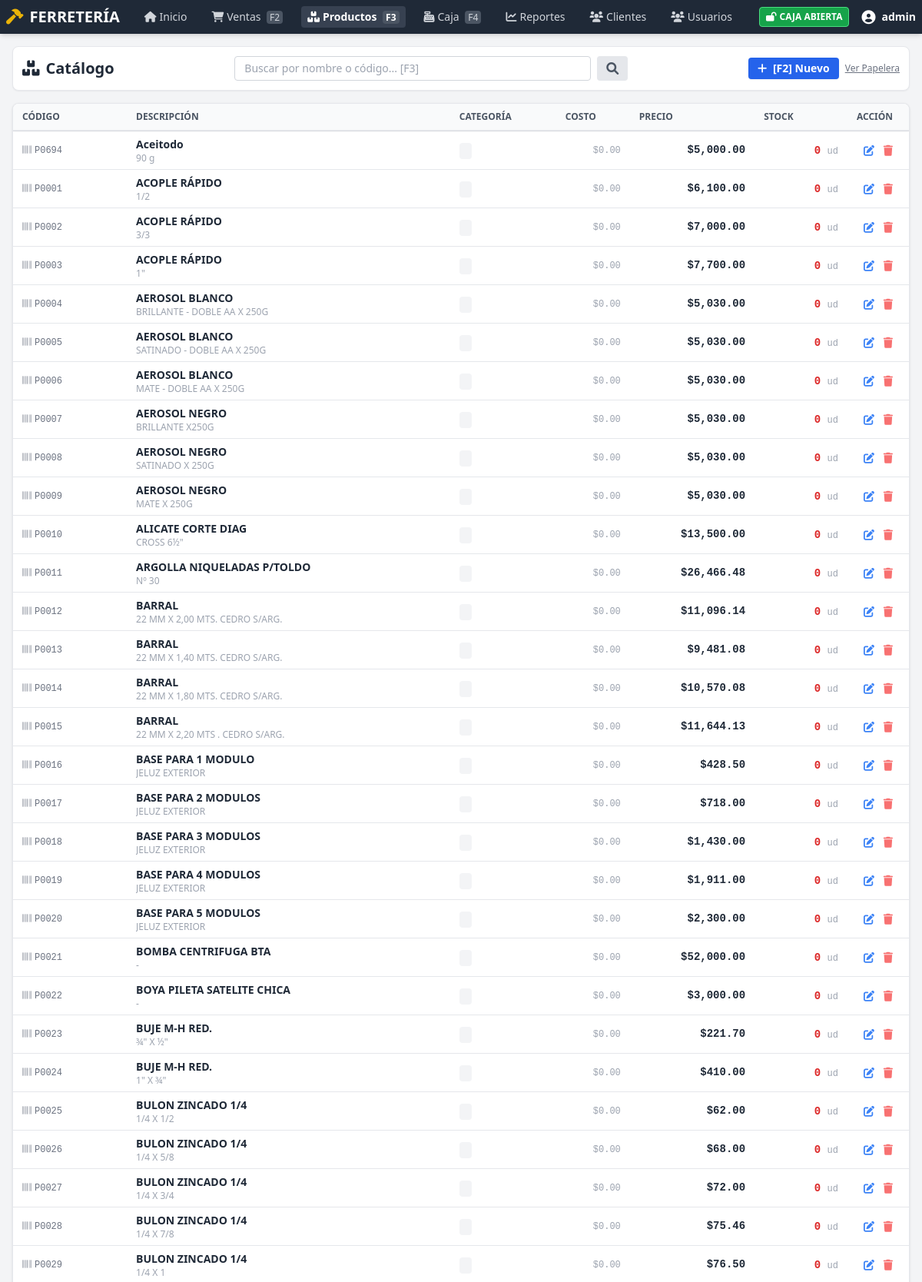
The app's page /public/products.php (signed in, upper part) with its own data.
### tables this page shows
CREATE TABLE `productos` (
  `id` int(11) NOT NULL,
  `nombre` varchar(200) NOT NULL,
  `descripcion` text DEFAULT NULL,
  `codigo_barra` varchar(50) DEFAULT NULL,
  `modelo` varchar(100) DEFAULT NULL,
  `categoria_id` int(11) DEFAULT NULL,
  `marca_id` int(11) DEFAULT NULL,
  `unidad_medida_id` int(11) DEFAULT 1,
  `proveedor_id` int(11) DEFAULT NULL,
  `precio` decimal(10,2) NOT NULL DEFAULT 0.00,
  `precio_costo` decimal(10,2) DEFAULT 0.00,
  `margen_ganancia` decimal(5,2) DEFAULT 30.00,
  `stock` decimal(10,3) NOT NULL DEFAULT 0.000,
  `unidad_medida` varchar(20) DEFAULT 'unid',
  `stock_minimo` decimal(10,3) NOT NULL DEFAULT 0.000,
  `ubicacion_deposito` varchar(50) DEFAULT NULL,
  `imagen` varchar(255) DEFAULT NULL,
  `activo` tinyint(1) DEFAULT 1,
  `deleted_at` timestamp NULL DEFAULT NULL,
  `created_at` timestamp NOT NULL DEFAULT current_timestamp(),
  `updated_at` timestamp NOT NULL DEFAULT current_timestamp() ON UPDATE current_timestamp()
);

CREATE TABLE `unidades_medida` (
  `id` int(11) NOT NULL,
  `nombre` varchar(50) NOT NULL,
  `abreviatura` varchar(10) NOT NULL,
  `tipo` enum('unidad','longitud','peso','volumen','area','otro') DEFAULT 'unidad',
  `activo` tinyint(1) DEFAULT 1
);

### app/helpers.php (called while the page is built, shortened)
<?php
if (!function_exists('checkAdmin')) {
    function checkAdmin()
    {
        return isset($_SESSION['role']) && $_SESSION['role'] === 'admin';
    }
}

### public/products.php (the view, shortened to what this page needs)
<?php
require_once __DIR__ . '/../app/bootstrap.php';
$is_admin = checkAdmin();
$can_manage_products = $is_admin || hasRole('kiosquero');
$show_deleted = isset($_GET['show_deleted']) && $_GET['show_deleted'] == '1' && $is_admin;
$search = $_GET['q'] ?? '';
$sql = "SELECT p.*, c.nombre as categoria, u.abreviatura as unidad
        FROM productos p
        LEFT JOIN categorias c ON p.categoria_id = c.id
        LEFT JOIN unidades_medida u ON p.unidad_medida_id = u.id
        WHERE ";
if ($show_deleted) {
    $sql .= "p.deleted_at IS NOT NULL";
} else {
    $sql .= "p.deleted_at IS NULL";
}
$sql .= " ORDER BY p.nombre LIMIT 100";
$stmt = $pdo->prepare($sql);
$stmt->execute();
$productos = $stmt->fetchAll(PDO::FETCH_ASSOC);
?>
<!DOCTYPE html>
<html lang="es">
<head>
    <script src="assets/js/tailwindcss.js"></script>
    <link href="assets/css/fontawesome.min.css" rel="stylesheet">
</head>
<body class="bg-gray-100 flex flex-col min-h-screen pb-10">
    <?php include __DIR__ . '/../includes/nav.php'; ?>
    <div class="max-w-7xl mx-auto px-4 py-4 w-full flex-1">
        <div class="flex justify-between items-center mb-4 bg-white p-3 rounded-lg shadow-sm border border-gray-200">
            <h1 class="text-xl font-bold text-gray-800"><i class="fas fa-boxes mr-2"></i>Catálogo</h1>
            <form action="" method="GET" class="flex-1 max-w-lg mx-6 flex gap-2">
                <input type="text" name="q" value="<?php echo htmlspecialchars($search); ?>"
                       class="flex-1 border border-gray-300 rounded px-3 py-1 text-sm focus:ring-2 focus:ring-blue-500"
                       placeholder="Buscar por nombre o código... [F3]" id="search_input">
                <button type="submit" class="bg-gray-200 px-3 py-1 rounded hover:bg-gray-300 text-gray-600"><i class="fas fa-search"></i></button>
            </form>
            <div class="flex gap-2">
                <?php if ($can_manage_products): ?>
                    <button onclick="openModal()" class="bg-blue-600 text-white px-3 py-1 rounded text-sm font-bold hover:bg-blue-700 shadow-sm">
                        <i class="fas fa-plus mr-1"></i> [F2] Nuevo
                    </button>
                <?php endif; ?>
                <?php if ($is_admin): ?>
                    <a href="?show_deleted=<?php echo $show_deleted ? '0' : '1'; ?>" class="text-xs text-gray-500 hover:text-red-500 underline flex items-center">
                        <?php echo $show_deleted ? 'Ocultar Eliminados' : 'Ver Papelera'; ?>
                    </a>
                <?php endif; ?>
            </div>
        </div>
        <div class="bg-white rounded-lg shadow border border-gray-200 overflow-hidden">
            <div class="overflow-x-auto max-h-[70vh]">
                <table class="dense-table" id="products_table">
                    <thead class="sticky top-0 shadow-sm">
                        <tr>
                            <th class="w-32">Código</th>
                            <th>Descripción</th>
                            <th>Categoría</th>
                            <th class="text-right">Costo</th>
                            <th class="text-right">Precio</th>
                            <th class="text-right">Stock</th>
                            <th class="w-20 text-center">Acción</th>
                        </tr>
                    </thead>
                    <tbody>
                        <?php foreach ($productos as $p): ?>
                            <tr class="group cursor-default hover:bg-gray-50 transition-colors" data-id="<?php echo $p['id']; ?>">
                                <td class="font-mono-num text-xs text-gray-500">
                                    <?php echo $p['codigo_barra'] ? '<i class="fas fa-barcode mr-1 opacity-50"></i>'.$p['codigo_barra'] : '-'; ?>
                                </td>
                                <td>
                                    <div class="font-semibold text-gray-800"><?php echo htmlspecialchars($p['nombre']); ?></div>
                                    <div class="text-xs text-gray-400 truncate w-64"><?php echo htmlspecialchars($p['descripcion']); ?></div>
                                </td>
                                <td><span class="text-xs bg-gray-100 px-2 py-0.5 rounded text-gray-600"><?php echo $p['categoria']; ?></span></td>
                                <td class="text-right font-mono-num text-xs text-gray-400">$<?php echo number_format($p['precio_costo'], 2); ?></td>
                                <td class="text-right font-mono-num font-bold text-gray-800">$<?php echo number_format($p['precio'], 2); ?></td>
                                <td class="text-right">
                                    <span class="font-mono-num font-bold <?php echo $p['stock'] <= $p['stock_minimo'] ? 'text-red-600' : 'text-green-600'; ?>">
                                        <?php echo round($p['stock'], 3); ?> <span class="text-xs font-normal text-gray-400"><?php echo $p['unidad'] ?? 'u'; ?></span>
                                    </span>
                                </td>
                                <td class="text-center">
                                    <?php if ($can_manage_products && !$p['deleted_at']): ?>
                                        <button onclick='editProduct(<?php echo json_encode($p); ?>)' class="text-blue-500 hover:text-blue-700 mx-1" title="Editar [Enter]"><i class="fas fa-edit"></i></button>
                                        <button onclick="confirmDelete(<?php echo $p['id']; ?>, '<?php echo addslashes($p['nombre']); ?>')" class="text-red-400 hover:text-red-600 mx-1" title="Eliminar"><i class="fas fa-trash"></i></button>
                                    <?php endif; ?>
                                </td>
                            </tr>
                        <?php endforeach; ?>
                    </tbody>
                </table>
            </div>
        </div>
    </div>
</body>
</html>

### public/assets/css/styles.css (style rules this page uses)
:root { --primary-color: #4f46e5; --secondary-color: #1f2937; --accent-color: #eab308; --bg-color: #f3f4f6; --text-color: #111827; }
body { background-color: var(--bg-color); color: var(--text-color); font-family: ui-sans-serif, system-ui, -apple-system, BlinkMacSystemFont, "Segoe UI", Roboto, "Helvetica Neue", Arial, sans-serif; }
.dense-table { width: 100%; border-collapse: collapse; font-size: 0.875rem; }
.dense-table th { background-color: #f9fafb; color: #4b5563; font-weight: 600; text-transform: uppercase; font-size: 0.75rem; padding: 0.5rem 0.75rem; border-bottom: 2px solid #e5e7eb; text-align: left; }
.dense-table td { padding: 0.375rem 0.75rem; border-bottom: 1px solid #e5e7eb; white-space: nowrap; }
.font-mono-num { font-family: ui-monospace, SFMono-Regular, Menlo, Monaco, Consolas, "Liberation Mono", "Courier New", monospace; font-variant-numeric: tabular-nums; }

### records on screen
productos: codigo_barra "P0694", nombre "Aceitodo", descripcion "90 g", precio_costo "0.00", precio "5,000.00", stock "0", unidad_medida.abreviatura "ud"
productos: codigo_barra "P0001", nombre "ACOPLE RÁPIDO", descripcion "1/2", precio_costo "0.00", precio "6,100.00", stock "0", unidad_medida.abreviatura "ud"
productos: codigo_barra "P0002", nombre "ACOPLE RÁPIDO", descripcion "3/3", precio_costo "0.00", precio "7,000.00", stock "0", unidad_medida.abreviatura "ud"
productos: codigo_barra "P0003", nombre "ACOPLE RÁPIDO", descripcion "1\"", precio_costo "0.00", precio "7,700.00", stock "0", unidad_medida.abreviatura "ud"
productos: codigo_barra "P0004", nombre "AEROSOL BLANCO", descripcion "BRILLANTE - DOBLE AA X 250G", precio_costo "0.00", precio "5,030.00", stock "0", unidad_medida.abreviatura "ud"
productos: codigo_barra "P0005", nombre "AEROSOL BLANCO", descripcion "SATINADO - DOBLE AA X 250G", precio_costo "0.00", precio "5,030.00", stock "0", unidad_medida.abreviatura "ud"
productos: codigo_barra "P0006", nombre "AEROSOL BLANCO", descripcion "MATE - DOBLE AA X 250G", precio_costo "0.00", precio "5,030.00", stock "0", unidad_medida.abreviatura "ud"
productos: codigo_barra "P0007", nombre "AEROSOL NEGRO", descripcion "BRILLANTE X250G", precio_costo "0.00", precio "5,030.00", stock "0", unidad_medida.abreviatura "ud"
productos: codigo_barra "P0008", nombre "AEROSOL NEGRO", descripcion "SATINADO X 250G", precio_costo "0.00", precio "5,030.00", stock "0", unidad_medida.abreviatura "ud"
productos: codigo_barra "P0009", nombre "AEROSOL NEGRO", descripcion "MATE X 250G", precio_costo "0.00", precio "5,030.00", stock "0", unidad_medida.abreviatura "ud"
productos: codigo_barra "P0010", nombre "ALICATE CORTE DIAG", descripcion "CROSS 6½\"", precio_costo "0.00", precio "13,500.00", stock "0", unidad_medida.abreviatura "ud"
productos: codigo_barra "P0011", nombre "ARGOLLA NIQUELADAS P/TOLDO", descripcion "Nº 30", precio_costo "0.00", precio "26,466.48", stock "0", unidad_medida.abreviatura "ud"
productos: codigo_barra "P0012", nombre "BARRAL", descripcion "22 MM X 2,00 MTS. CEDRO S/ARG.", precio_costo "0.00", precio "11,096.14", stock "0", unidad_medida.abreviatura "ud"
productos: codigo_barra "P0013", nombre "BARRAL", descripcion "22 MM X 1,40 MTS. CEDRO S/ARG.", precio_costo "0.00", precio "9,481.08", stock "0", unidad_medida.abreviatura "ud"
productos: codigo_barra "P0014", nombre "BARRAL", descripcion "22 MM X 1,80 MTS. CEDRO S/ARG.", precio_costo "0.00", precio "10,570.08", stock "0", unidad_medida.abreviatura "ud"
productos: codigo_barra "P0015", nombre "BARRAL", descripcion "22 MM X 2,20 MTS . CEDRO S/ARG.", precio_costo "0.00", precio "11,644.13", stock "0", unidad_medida.abreviatura "ud"
productos: codigo_barra "P0016", nombre "BASE PARA 1 MODULO", descripcion "JELUZ EXTERIOR", precio_costo "0.00", precio "428.50", stock "0", unidad_medida.abreviatura "ud"
productos: codigo_barra "P0017", nombre "BASE PARA 2 MODULOS", descripcion "JELUZ EXTERIOR", precio_costo "0.00", precio "718.00", stock "0", unidad_medida.abreviatura "ud"
productos: codigo_barra "P0018", nombre "BASE PARA 3 MODULOS", descripcion "JELUZ EXTERIOR", precio_costo "0.00", precio "1,430.00", stock "0", unidad_medida.abreviatura "ud"
productos: codigo_barra "P0019", nombre "BASE PARA 4 MODULOS", descripcion "JELUZ EXTERIOR", precio_costo "0.00", precio "1,911.00", stock "0", unidad_medida.abreviatura "ud"
productos: codigo_barra "P0020", nombre "BASE PARA 5 MODULOS", descripcion "JELUZ EXTERIOR", precio_costo "0.00", precio "2,300.00", stock "0", unidad_medida.abreviatura "ud"
productos: codigo_barra "P0021", nombre "BOMBA CENTRIFUGA BTA", descripcion "-", precio_costo "0.00", precio "52,000.00", stock "0", unidad_medida.abreviatura "ud"
productos: codigo_barra "P0022", nombre "BOYA PILETA SATELITE CHICA", descripcion "-", precio_costo "0.00", precio "3,000.00", stock "0", unidad_medida.abreviatura "ud"
productos: codigo_barra "P0023", nombre "BUJE M-H RED.", descripcion "¾\" X ½\"", precio_costo "0.00", precio "221.70", stock "0", unidad_medida.abreviatura "ud"
productos: codigo_barra "P0024", nombre "BUJE M-H RED.", descripcion "1\" X ¾\"", precio_costo "0.00", precio "410.00", stock "0", unidad_medida.abreviatura "ud"
productos: codigo_barra "P0025", nombre "BULON ZINCADO 1/4", descripcion "1/4 X 1/2", precio_costo "0.00", precio "62.00", stock "0", unidad_medida.abreviatura "ud"
productos: codigo_barra "P0026", nombre "BULON ZINCADO 1/4", descripcion "1/4 X 5/8", precio_costo "0.00", precio "68.00", stock "0", unidad_medida.abreviatura "ud"
productos: codigo_barra "P0027", nombre "BULON ZINCADO 1/4", descripcion "1/4 X 3/4", precio_costo "0.00", precio "72.00", stock "0", unidad_medida.abreviatura "ud"
productos: codigo_barra "P0028", nombre "BULON ZINCADO 1/4", descripcion "1/4 X 7/8", precio_costo "0.00", precio "75.46", stock "0", unidad_medida.abreviatura "ud"
productos: codigo_barra "P0029", nombre "BULON ZINCADO 1/4", descripcion "1/4 X 1", precio_costo "0.00", precio "76.50", stock "0", unidad_medida.abreviatura "ud"

### other values on screen
$_SESSION['username'] "admin"
